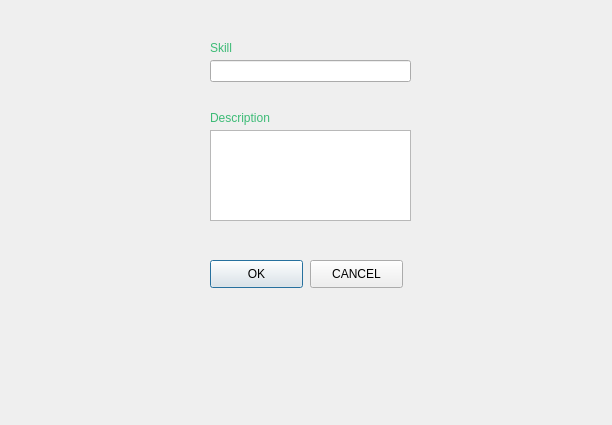
<?xml version="1.0" encoding="UTF-8"?>
<ui version="4.0">
 <class>skills</class>
 <widget class="QDialog" name="skills">
  <property name="geometry">
   <rect>
    <x>0</x>
    <y>0</y>
    <width>612</width>
    <height>425</height>
   </rect>
  </property>
  <property name="windowTitle">
   <string>Dialog</string>
  </property>
  <widget class="QLineEdit" name="name">
   <property name="geometry">
    <rect>
     <x>210</x>
     <y>60</y>
     <width>201</width>
     <height>22</height>
    </rect>
   </property>
  </widget>
  <widget class="QPushButton" name="pushButton">
   <property name="geometry">
    <rect>
     <x>210</x>
     <y>260</y>
     <width>93</width>
     <height>28</height>
    </rect>
   </property>
   <property name="text">
    <string>OK</string>
   </property>
  </widget>
  <widget class="QLabel" name="label">
   <property name="geometry">
    <rect>
     <x>210</x>
     <y>40</y>
     <width>121</width>
     <height>16</height>
    </rect>
   </property>
   <property name="autoFillBackground">
    <bool>false</bool>
   </property>
   <property name="styleSheet">
    <string notr="true">color:#3cbb76;</string>
   </property>
   <property name="text">
    <string>Skill</string>
   </property>
  </widget>
  <widget class="QPushButton" name="pushButton_3">
   <property name="geometry">
    <rect>
     <x>310</x>
     <y>260</y>
     <width>93</width>
     <height>28</height>
    </rect>
   </property>
   <property name="text">
    <string>CANCEL</string>
   </property>
  </widget>
  <widget class="QLabel" name="label_4">
   <property name="geometry">
    <rect>
     <x>210</x>
     <y>110</y>
     <width>81</width>
     <height>16</height>
    </rect>
   </property>
   <property name="styleSheet">
    <string notr="true">color:#3cbb76;</string>
   </property>
   <property name="text">
    <string>Description</string>
   </property>
  </widget>
  <widget class="QTextEdit" name="description">
   <property name="geometry">
    <rect>
     <x>210</x>
     <y>130</y>
     <width>201</width>
     <height>91</height>
    </rect>
   </property>
  </widget>
 </widget>
 <resources/>
 <connections/>
</ui>
